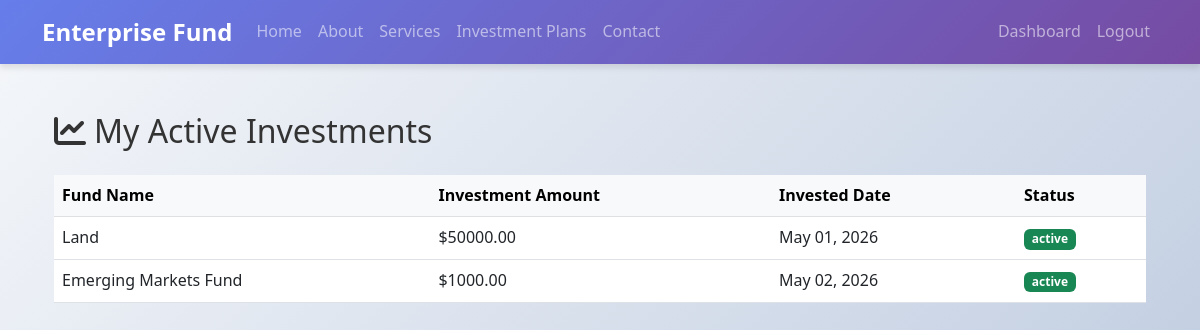
The app's page /accounts/investments/ (signed in), older data.
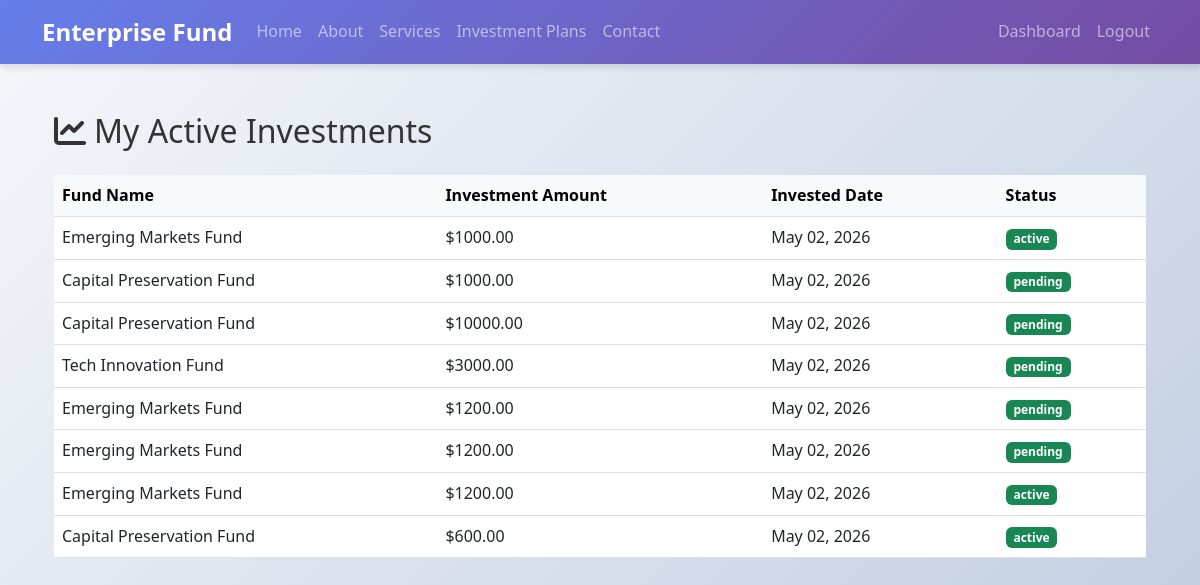
The same page, newer data.
### accounts/models.py (models this page shows, shortened)
class Investment(models.Model):
    STATUS_PENDING = 'pending'
    STATUS_ACTIVE = 'active'
    STATUS_FAILED = 'failed'
    STATUS_CHOICES = [
        (STATUS_PENDING, 'Pending'),
        (STATUS_ACTIVE, 'Active'),
        (STATUS_FAILED, 'Failed'),
    ]
    investor = models.ForeignKey(
        CustomUser,
        on_delete=models.CASCADE,
        related_name='investments'
    )
    fund = models.ForeignKey(
        Fund,
        on_delete=models.CASCADE,
        related_name='investments'
    )
    amount = models.DecimalField(max_digits=15, decimal_places=2)
    invested_date = models.DateTimeField(auto_now_add=True)
    status = models.CharField(
        max_length=20,
        choices=STATUS_CHOICES,
        default=STATUS_PENDING
    )
    transaction_id = models.CharField(
        max_length=100,
        unique=True,
        null=True,
        blank=True
    )
    payment_method = models.CharField(
        max_length=50,
        null=True,
        blank=True
    )  # e.g. sslcommerz, bkash, nagad
    paid_at = models.DateTimeField(
        null=True,
        blank=True
    )
    created_at = models.DateTimeField(auto_now_add=True)
    updated_at = models.DateTimeField(auto_now=True)

class Fund(models.Model):
    STATUS_ACTIVE = 'active'
    STATUS_INACTIVE = 'inactive'
    STATUS_CHOICES = [
        (STATUS_ACTIVE, 'Active'),
        (STATUS_INACTIVE, 'Inactive'),
    ]
    name = models.CharField(max_length=255)
    description = models.TextField()
    minimum_investment = models.DecimalField(max_digits=10, decimal_places=2)
    expected_return = models.CharField(max_length=100)
    duration = models.CharField(max_length=100)
    total_capacity = models.DecimalField(max_digits=15, decimal_places=2)
    invested_amount = models.DecimalField(max_digits=15, decimal_places=2, default=0)
    status = models.CharField(max_length=50, choices=STATUS_CHOICES, default=STATUS_ACTIVE)
    created_at = models.DateTimeField(auto_now_add=True)

### accounts/views.py (the view)
# urls.py: path('investments/', views.active_investments, name='active_investments'),
@login_required
def active_investments(request):
    investments = Investment.objects.filter(investor=request.user)
    return render(request, 'accounts/active_investments.html', {'investments': investments})

### templates/accounts/active_investments.html (shortened to what this page needs)
{% extends 'base.html' %}
{% block content %}
<div class="container my-5">
    <h2 class="mb-4"><i class="fas fa-chart-line me-2"></i>My Active Investments</h2>
    <div class="table-responsive">
        <table class="table table-hover">
            <thead class="table-light">
                <tr>
                    <th>Fund Name</th>
                    <th>Investment Amount</th>
                    <th>Invested Date</th>
                    <th>Status</th>
                </tr>
            </thead>
            <tbody>
                {% for investment in investments %}
                    <tr>
                        <td>{{ investment.fund.name }}</td>
                        <td>${{ investment.amount }}</td>
                        <td>{{ investment.invested_date|date:'M d, Y' }}</td>
                        <td><span class="badge bg-success">{{ investment.status }}</span></td>
                    </tr>
                {% empty %}
                    <tr>
                        <td colspan="4" class="text-center">No active investments yet. <a href="{% url 'accounts:fund_list' %}">Explore funds</a></td>
                    </tr>
                {% endfor %}
            </tbody>
        </table>
    </div>
</div>
{% endblock %}

### templates/base.html (shortened to what this page needs)
{% load static %}
<!DOCTYPE html>
<html lang="en">
<head>
    <link href="https://cdn.jsdelivr.net/npm/bootstrap@5.3.0/dist/css/bootstrap.min.css" rel="stylesheet">
    <link rel="stylesheet" href="https://cdnjs.cloudflare.com/ajax/libs/font-awesome/6.0.0/css/all.min.css">
    <link rel="stylesheet" href="{% static 'css/style.css' %}">
</head>
<body>
    <nav class="navbar navbar-expand-lg navbar-dark bg-primary">
        <div class="container">
            <a class="navbar-brand" href="{% url 'accounts:home' %}">Enterprise Fund</a>
            <div class="collapse navbar-collapse" id="navbarNav">
                <ul class="navbar-nav me-auto">
                    <li class="nav-item">
                        <a class="nav-link" href="{% url 'accounts:home' %}">Home</a>
                    </li>
                    <li class="nav-item">
                        <a class="nav-link" href="#about">About</a>
                    </li>
                    <li class="nav-item">
                        <a class="nav-link" href="#services">Services</a>
                    </li>
                    <li class="nav-item">
                        <a class="nav-link" href="#plans">Investment Plans</a>
                    </li>
                    <li class="nav-item">
                        <a class="nav-link" href="#contact">Contact</a>
                    </li>
                </ul>
                <ul class="navbar-nav ms-auto">
                    {% if user.is_authenticated %}
                        <li class="nav-item">
                            <a class="nav-link" href="{% url 'accounts:user_dashboard' %}">Dashboard</a>
                        </li>
                        <li class="nav-item">
                            <a class="nav-link" href="{% url 'accounts:logout' %}">Logout</a>
                        </li>
                    {% endif %}
                </ul>
            </div>
        </div>
    </nav>
    <div class="container mt-4">
        {% block content %}{% endblock %}
    </div>
</body>
</html>

### static/css/style.css (style rules this page uses)
body { font-family: 'Segoe UI', Tahoma, Geneva, Verdana, sans-serif; background: linear-gradient(135deg, #f5f7fa 0%, #c3cfe2 100%); color: #333; line-height: 1.6; }
.navbar { background: linear-gradient(135deg, #667eea 0%, #764ba2 100%); box-shadow: 0 4px 6px rgba(0,0,0,.1); border: none; }
.navbar-brand { font-weight: bold; font-size: 1.5rem; }
.navbar-nav .nav-link { font-weight: 500; transition: color 0.3s ease; }

Row changes from the older to the newer data that the page shows:
removed Investment: fund.name "Land", amount "50000.00", invested_date "May 01, 2026", status "active"
added Investment: fund.name "Capital Preservation Fund", amount "1000.00", invested_date "May 02, 2026", status "pending"
added Investment: fund.name "Capital Preservation Fund", amount "10000.00", invested_date "May 02, 2026", status "pending"
added Investment: fund.name "Tech Innovation Fund", amount "3000.00", invested_date "May 02, 2026", status "pending"
added Investment: fund.name "Emerging Markets Fund", amount "1200.00", invested_date "May 02, 2026", status "pending"
added Investment: fund.name "Emerging Markets Fund", amount "1200.00", invested_date "May 02, 2026", status "pending"
added Investment: fund.name "Emerging Markets Fund", amount "1200.00", invested_date "May 02, 2026", status "active"
added Investment: fund.name "Capital Preservation Fund", amount "600.00", invested_date "May 02, 2026", status "active"
